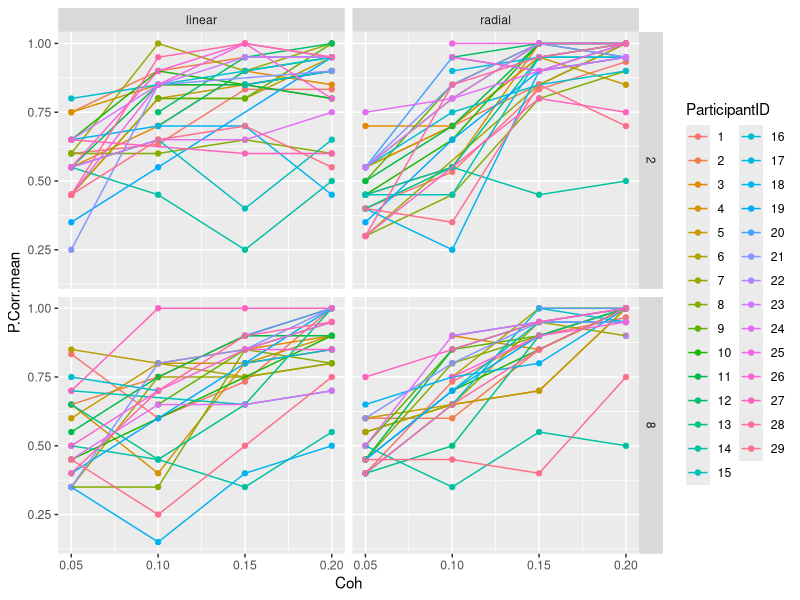
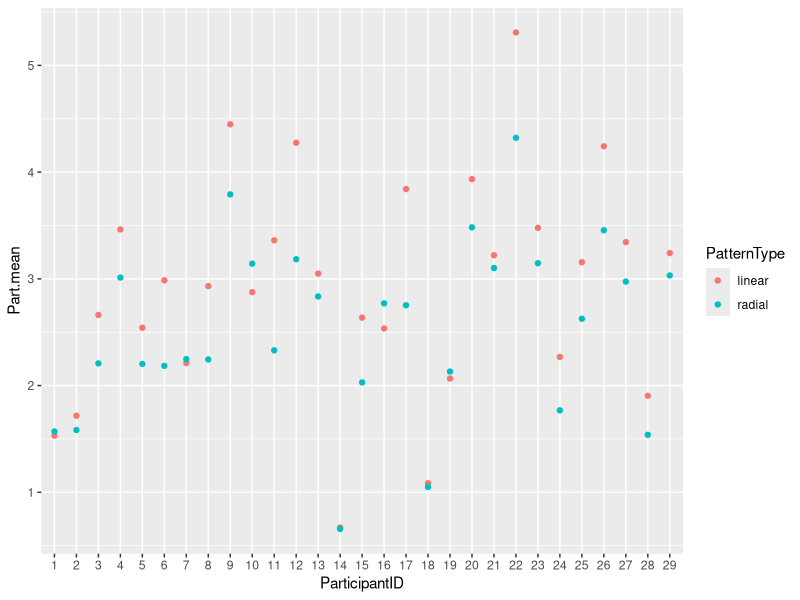
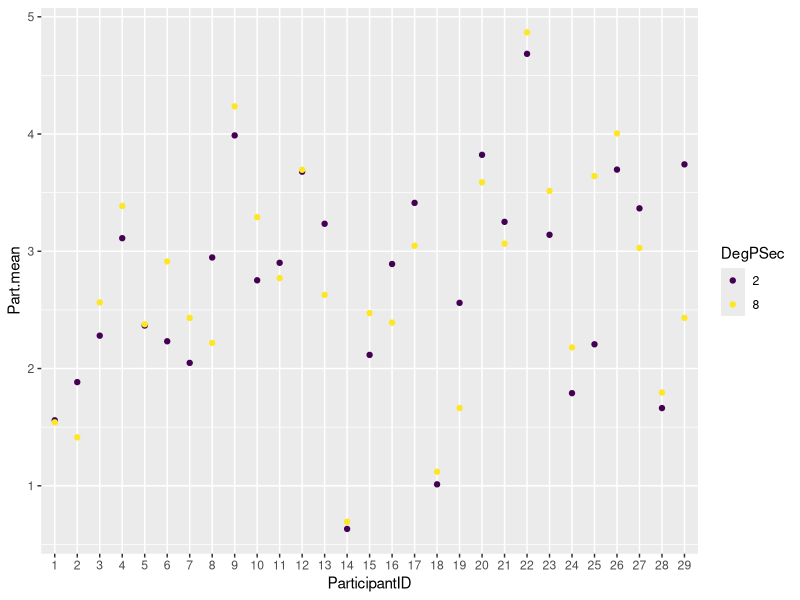

Write R code to recreate these figures, in order.
# plot.aggregate.data.R
#
# Load and plot P.corr and RT data
#
# Libraries: ggplot2, dplyr, nlme

# History
# 2014-11-18 rogilmore wrote
# 2014-12-02 rogilmore modified

# load libraries
library(ggplot2)
library(dplyr)
library(nlme)

# load dataset
moco <- read.csv("../aggregate-data/adult-laminar-radial-grouped.csv")

# fix dataframe
moco$SessionDate = as.Date( moco$SessionDate )
moco$DegPSec = ordered( moco$DegPSec )
moco$Acc = as.logical( moco$Acc )
moco$ParticipantID = as.factor( moco$ParticipantID )

# convert to dplyr table
tbl.moco <- tbl_df( moco )

# Compute and plot proportion correct by pattern and speed
tbl.p.corr <- tbl.moco %>%
  group_by( ParticipantID, DegPSec, PatternType, Coh ) %>%
  summarise( P.Corr=mean( Acc ) ) %>%
  filter( !is.na(P.Corr) )

pl <- ggplot(data=tbl.p.corr) + 
  facet_grid( facets = DegPSec ~ PatternType )

pl.p.corr <- pl +
  geom_boxplot( aes(x=ordered(Coh), y=P.Corr) )

# Compute and plot RT for correct responses
tbl.rt <- tbl.moco %>%
  filter( Acc==TRUE ) %>%
  group_by( ParticipantID, DegPSec, PatternType, Coh ) 

pl.rt <- pl %+% tbl.rt +
  geom_boxplot( aes(x=ordered(Coh), y=RT) )

# Simple mixed linear modeling
lme.p.corr <- lme( P.Corr ~ ordered(Coh)*PatternType*DegPSec, 
                   random = ~ 1 | ParticipantID, 
                   data=tbl.p.corr )

anova( lme.p.corr )

# Investigate PatternType x Coh Interaction
tbl.p.corr.by.spd.pattern.coh <- tbl.p.corr %>%
  group_by(DegPSec, PatternType, Coh, ParticipantID) %>%
  summarise( P.Corr.mean=mean(P.Corr, na.rm=TRUE) )

qplot( data=tbl.p.corr.by.spd.pattern.coh, 
       x=Coh, y=P.Corr.mean, 
       group=ParticipantID, 
       facets = DegPSec ~ PatternType, 
       geom=c("point", "line"), 
       color=ParticipantID )

# RT model
lme.rt <- lme( RT ~ Coh*PatternType*DegPSec, 
              random = ~ 1 | ParticipantID, 
              data=tbl.rt )

anova( lme.rt )

# Investigate Speed X Coh interaction
tbl.rt.by.spd.pattern.coh <- tbl.rt %>% 
  group_by(DegPSec, PatternType, Coh, ParticipantID ) %>%
  summarise( RT.mean=mean(RT, na.rm=TRUE), 
             RT.sem=sd(RT, na.rm=TRUE)/sqrt( n() ) )

# qplot( data=tbl.rt.by.spd.pattern.coh, 
#        x=Coh, y=RT.mean, 
#        group=ParticipantID, 
#        facets = DegPSec ~ PatternType, 
#        geom=c("point", "line"), 
#        color=as.factor(ParticipantID) )

limits = aes( ymax = RT.mean + RT.sem, ymin = RT.mean - RT.sem, group=ParticipantID )

pl.rt.bysub.pointrange <- 
  ggplot( data=tbl.rt.by.spd.pattern.coh, aes(x=Coh, y=RT.mean, group=ParticipantID, color=ParticipantID) ) +
  facet_grid( facets = DegPSec ~ PatternType ) +
  geom_line() +
  geom_pointrange( limits )

# Tables to investigate main effects and interactions

tbl.rt %>%
  group_by( DegPSec, ParticipantID ) %>%
  summarise( Part.mean = mean(RT, na.rm=TRUE), ct=n() ) %>%
  group_by( DegPSec ) %>%
  summarise( Spd.mean = mean( Part.mean ), Spd.sem=sd( Part.mean )/sqrt( n() ) )

tbl.rt.patt.bysub <- tbl.rt %>%
  group_by( PatternType, ParticipantID ) %>%
  summarise( Part.mean = mean(RT, na.rm=TRUE), Part.sem = sd( RT )/sqrt(n()) ) %>%
  group_by( PatternType )

ggplot( data=tbl.rt.patt.bysub ) +
  aes( x=ParticipantID, y=Part.mean, color=PatternType ) +
  geom_point()

tbl.rt.spd.bysub <- tbl.rt %>%
  group_by( DegPSec, ParticipantID ) %>%
  summarise( Part.mean = mean(RT, na.rm=TRUE), Part.sem = sd( RT )/sqrt(n()) ) %>%
  group_by( DegPSec )

ggplot( data=tbl.rt.spd.bysub ) +
  aes( x=ParticipantID, y=Part.mean, color=DegPSec ) +
  geom_point()

tbl.rt %>%
  group_by( PatternType ) %>%
  summarise( RT.mean = mean(RT, na.rm=TRUE) )
  
  
